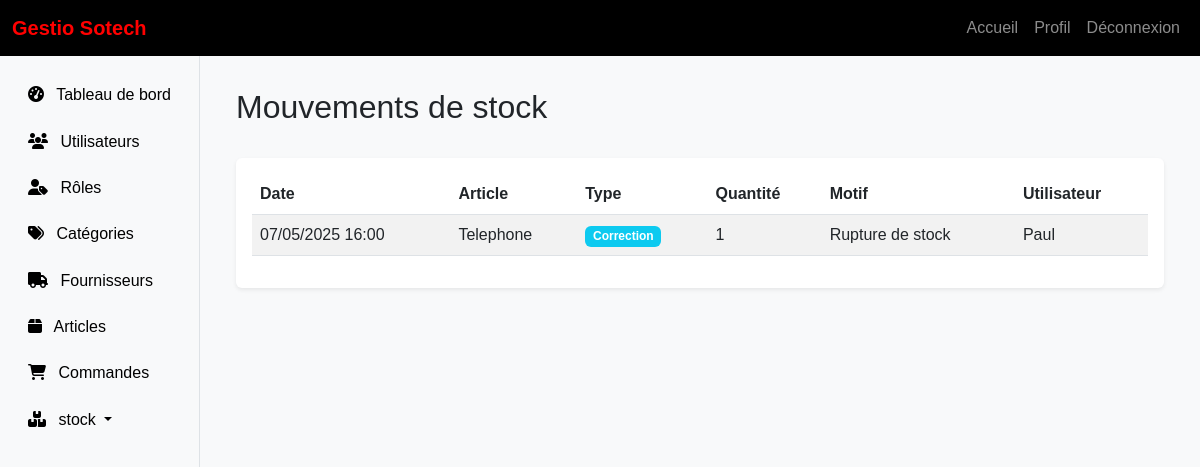
Page /stock/mouvements/ (signed in) on the committed database.
### core/models.py (models this page shows, shortened)
class MouvementStock(models.Model):
    TYPE_CHOICES = [
        ('ENTREE', 'Entrée'),
        ('SORTIE', 'Sortie'),
        ('CORRECTION', 'Correction'),
    ]
    article = models.ForeignKey('Article', on_delete=models.CASCADE)
    type = models.CharField(max_length=10, choices=TYPE_CHOICES)
    quantite = models.IntegerField()
    date = models.DateTimeField(auto_now_add=True)
    motif = models.TextField()
    utilisateur = models.ForeignKey(Utilisateur, on_delete=models.CASCADE)
    date_creation = models.DateTimeField(auto_now_add=True)
    date_modification = models.DateTimeField(auto_now=True)
    class Meta:
        ordering = ['-date']
        verbose_name = "Mouvement de stock"
        verbose_name_plural = "Mouvements de stock"

class Article(models.Model):
    nom = models.CharField(max_length=200)
    description = models.TextField()
    categorie = models.ForeignKey(Categorie, on_delete=models.CASCADE)
    fournisseur = models.ForeignKey(Fournisseur, on_delete=models.CASCADE)
    prix_achat = models.DecimalField(max_digits=10, decimal_places=2)
    prix_vente = models.DecimalField(max_digits=10, decimal_places=2)
    seuil_alerte = models.IntegerField(default=10, help_text="Seuil d'alerte pour le réapprovisionnement")
    date_creation = models.DateTimeField(auto_now_add=True)
    date_modification = models.DateTimeField(auto_now=True)

class Utilisateur(AbstractUser):
    role = models.ForeignKey(Role, on_delete=models.SET_NULL, null=True, blank=True)
    telephone = models.CharField(max_length=15, blank=True)
    date_creation = models.DateTimeField(auto_now_add=True)
    date_modification = models.DateTimeField(auto_now=True)
    groups = models.ManyToManyField(
        'auth.Group',
        related_name='utilisateur_set',
        blank=True,
        help_text='The groups this user belongs to.',
        verbose_name='groups',
    )
    user_permissions = models.ManyToManyField(
        'auth.Permission',
        related_name='utilisateur_set',
        blank=True,
        help_text='Specific permissions for this user.',
        verbose_name='user permissions',
    )

### core/views.py (the view)
# urls.py: path('stock/mouvements/', views.mouvements_stock, name='mouvements_stock'),
@login_required
def mouvements_stock(request):
    mouvements = MouvementStock.objects.all().order_by('-date')
    return render(request, 'core/stock/mouvements.html', {'mouvements': mouvements})

### templates/core/stock/mouvements.html (shortened to what this page needs)
{% extends 'base.html' %}
{% block content %}
<div class="container-fluid">
    <div class="d-flex justify-content-between align-items-center mb-4">
        <h1 class="h2">Mouvements de stock</h1>
    </div>
    <div class="card">
        <div class="card-body">
            <div class="table-responsive">
                <table class="table table-striped">
                    <thead>
                        <tr>
                            <th>Date</th>
                            <th>Article</th>
                            <th>Type</th>
                            <th>Quantité</th>
                            <th>Motif</th>
                            <th>Utilisateur</th>
                        </tr>
                    </thead>
                    <tbody>
                        {% for mouvement in mouvements %}
                        <tr>
                            <td>{{ mouvement.date|date:"d/m/Y H:i" }}</td>
                            <td>{{ mouvement.article.nom }}</td>
                            <td>
                                {% if mouvement.type_mouvement == 'ENTREE' %}
                                <span class="badge bg-success">Entrée</span>
                                {% elif mouvement.type_mouvement == 'SORTIE' %}
                                <span class="badge bg-warning">Sortie</span>
                                {% else %}
                                <span class="badge bg-info">Correction</span>
                                {% endif %}
                            </td>
                            <td>{{ mouvement.quantite }}</td>
                            <td>{{ mouvement.motif }}</td>
                            <td>{{ mouvement.utilisateur.username }}</td>
                        </tr>
                        {% empty %}
                        <tr>
                            <td colspan="6" class="text-center">Aucun mouvement de stock enregistré</td>
                        </tr>
                        {% endfor %}
                    </tbody>
                </table>
            </div>
        </div>
    </div>
</div>
{% endblock %}

### static/css/style.css (style rules this page uses)
:root { --primary-color: #ff0000; --secondary-color: #000000; --light-gray: #f8f9fa; --dark-gray: #343a40; }
body { font-family: 'Arial', sans-serif; background-color: var(--light-gray); }
.card { border: none; box-shadow: 0 0.125rem 0.25rem rgba(0, 0, 0, 0.075); }

### rows in the picture
MouvementStock: date "07/05/2025 16:00", article.nom "Telephone", quantite "1", motif "Rupture de stock", utilisateur.username "Paul"
